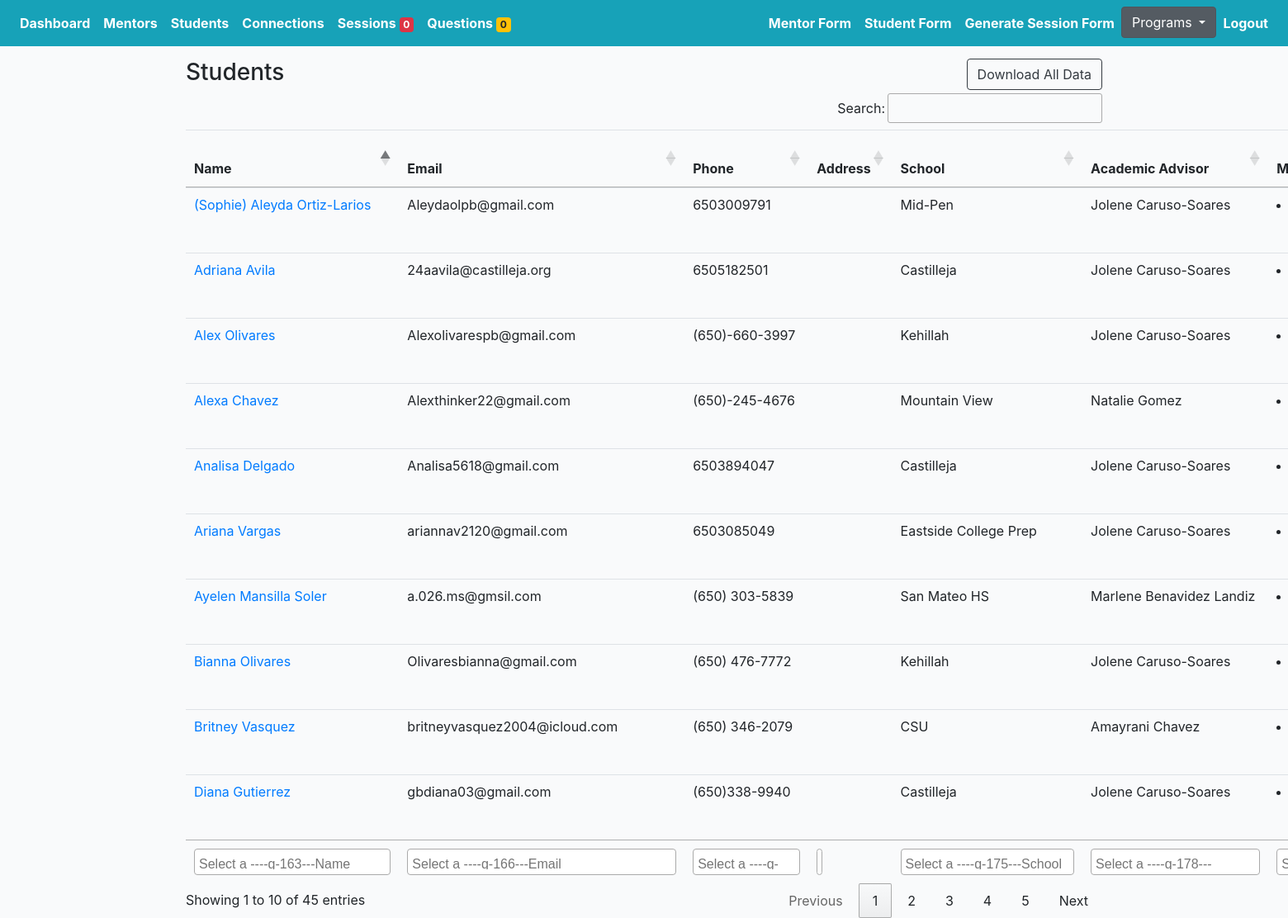
The app's page /mentoring/students/ (signed in) with its own data.
### mprofiles/models.py (models this page shows, shortened)
class Student(models.Model):
    avatar = models.ImageField(default='avatar.png', upload_to='avatars/')
    first_name = models.CharField(max_length=200, blank=True)
    last_name = models.CharField(max_length=200, blank=True)
    email = models.EmailField(max_length=200, blank=True)
    phone = models.CharField(max_length=200, blank=True)
    address = models.CharField(max_length=200, blank=True)
    grade = models.CharField(max_length=200, blank=True)
    school = models.CharField(max_length=200, blank=True)
    academic_advisor = models.ForeignKey(Academicadvisor, null=True, blank=True, on_delete=models.CASCADE, related_name='academic_advisor')
    academic_advisor_email = models.EmailField(max_length=200, blank=True)
    reason = models.TextField(null=True, blank=True, max_length=1000)
    know = models.TextField(null=True, blank=True, max_length=1000)
    question1 = models.CharField(max_length=200, choices=QUESTION_CHOICES)
    answer1 = models.TextField(null=True, blank=True, max_length=1000)
    question2 = models.CharField(max_length=200, choices=QUESTION_CHOICES)
    answer2 = models.TextField(null=True, blank=True, max_length=1000)
    prefer_sex = models.CharField(max_length=200, choices=GENDER_CHOICES)
    geographical = models.CharField(max_length=200, choices=GEOGRAPHICAL_CHOICES)
    commit = models.CharField(null=True, blank=True, max_length=200, choices=YES_NO)
    available = models.CharField(null=True, blank=True, max_length=200, choices=YES_NO)
    seminar = models.CharField(null=True, blank=True, max_length=200, choices=YES_NO)
    understand = models.CharField(null=True, blank=True, max_length=200, choices=YES_NO)
    signature = models.CharField(null=True, blank=True, max_length=200, choices=YES_NO)
    updated = models.DateTimeField(auto_now=True)
    created = models.DateTimeField(auto_now_add=True)
    slug = models.SlugField(unique=True, blank=True)
    flag = models.BooleanField(default=False)
    note = models.TextField(null=True, blank=True, max_length=1000)
    status = models.CharField(null=True, blank=True, max_length=200, choices=PROFILE_STATUS, default='active')
    def get_absolute_url(self):
        return reverse("mprofiles:student-profiles-detail", kwargs={"slug": self.slug})
    def get_friends(self):
        return self.mentors.all()
    __initial_first_name = None
    __initial_last_name = None
    def __init__(self, *args, **kwargs):
        super().__init__(*args, **kwargs)
        self.__initial_first_name = self.first_name
        self.__initial_last_name = self.last_name

class Academicadvisor(models.Model):
    name = models.CharField(max_length=200, blank=True)
    email = models.EmailField(max_length=200, blank=True)
    def __str__(self):
        return self.name

### mprofiles/views.py (the view)
# urls.py: path('students/', StudentProfileListView.as_view(), name='student-profiles-list'),
@method_decorator(login_required, name='dispatch')
@method_decorator(allowed_users(allowed_roles=['mentor', 'admin']), name='dispatch')
class StudentProfileListView(ListView):
    model = Student
    template_name = 'mentor/student-profile-list.html'
    def get_queryset(self):
        qs = Student.objects.all()
        return qs

### cprofiles/context_processors.py (called while the page is built)
def choice_question(request):
    if(request.user.id):
        choice_unanswered_question_num = Question.objects.filter(status="UNANSWERED").count()
        choice_session_flag_num = Session.objects.filter(flag=True).count()
        return {
            'choice_unanswered_question_num' : choice_unanswered_question_num,
            'choice_session_flag_num' : choice_session_flag_num
        }
    return {}

### middleschool/context_processors.py (called while the page is built)
def middle_school_question(request):
    if(request.user.id):
        middle_school_unanswered_question_num = Question.objects.filter(status="UNANSWERED").count()
        middle_school_session_flag_num = Session.objects.filter(flag=True).count()
        return {
            'middle_school_unanswered_question_num' : middle_school_unanswered_question_num,
            'middle_school_session_flag_num' : middle_school_session_flag_num
        }
    return {}

### mprofiles/context_processors.py (called while the page is built)
def mentor_question(request):
    if(request.user.id):
        mentor_unanswered_question_num = Question.objects.filter(status="UNANSWERED").count()
        mentor_session_flag_num = Session.objects.filter(flag=True).count()
        return {
            'mentor_unanswered_question_num' : mentor_unanswered_question_num,
            'mentor_session_flag_num' : mentor_session_flag_num
        }
    return {}

### profiles/context_processors.py (called while the page is built)
def high_school_question(request):
    if(request.user.id):
        high_school_unanswered_question_num = Question.objects.filter(status="UNANSWERED").count()
        high_school_session_flag_num = Session.objects.filter(flag=True).count()
        return {
            'high_school_unanswered_question_num' : high_school_unanswered_question_num,
            'high_school_session_flag_num' : high_school_session_flag_num
        }
    return {}

### templates/mentor/student-profile-list.html (shortened to what this page needs)
{% extends 'mbase.html' %}
{% load static %}
{% block stylesheet %}{% static '/css/my_invites.css' %}{% endblock %}
{% block content %}
<div class="row">
    <div class="col-auto mr-auto">
        <h3>Students</h3>
    </div>
    <div class="col-auto">
        <div class="btn-group" role="group" aria-label="Basic example">
            <form action="{% url 'mprofiles:export-mentoring-student-list' %}" method="POST">
                <button type="submit" class="btn btn-outline-dark">Download All Data</button>
            </form>
        </div>
    </div>
</div>
<div class="table-responsive-lg">
    <table id="myTable" class="table">
        <thead>
            <tr>
                <th scope="col">Name</th>
                <th scope="col" style = "width: 25%">Email</th>
                <th scope="col">Phone</th>
                <th scope="col">Address</th>
                <th scope="col">School</th>
                <th scope="col">Academic Advisor</th>
                <th scope="col">Mentor</th>
            </tr>
        </thead>
        <tfoot>
            <tr>
                <th>Name</th>
                <th style = "width:25%">Email</th>
                <th>Phone</th>
                <th>Address</th>
                <th>School</th>
                <th>Academic Advisor</th>
                <th>Mentor</th>
            </tr>
        </tfoot>
        <tbody>
            {% for obj in object_list %}
            <tr>
                <td><a href="{{obj.get_absolute_url}}">{{obj.first_name}} {{obj.last_name}}</a></td>
                <td>{{obj.email}}</td>
                <td>{{obj.phone}}</td>
                <td>{{obj.address}}</td>
                <td>{{obj.school}}</td>
                <td>{{obj.academic_advisor}}</td>
                <td>{% for friend in obj.get_friends %}<li>{{friend.first_name}} {{friend.last_name}} </li>{% endfor %}</td>
            </tr>
            {% endfor %}
        </tbody>
    </table>
</div>
{% endblock content %}

### core/static/css/base.css (style rules this page uses)
body { background:#FAFAFA; }

### core/static/css/my_invites.css (style rules this page uses)
body { margin-top:20px; background:#FAFAFA; }
body { background-color: #f9fafb; margin-top:0px; }

### records on screen
Student: first_name "Analisa", last_name "Delgado", email "Analisa5618@gmail.com", phone "6503894047", school "Castilleja", academic_advisor "Jolene Caruso-Soares"
Student: first_name "Alexa", last_name "Chavez", email "Alexthinker22@gmail.com", phone "(650)-245-4676", school "Mountain View", academic_advisor "Natalie Gomez"
Student: first_name "Britney", last_name "Vasquez", email "britneyvasquez2004@icloud.com", phone "(650) 346-2079", school "CSU", academic_advisor "Amayrani Chavez"
Student: first_name "Ayelen", last_name "Mansilla Soler", email "a.026.ms@gmsil.com", phone "(650) 303-5839", school "San Mateo HS", academic_advisor "Marlene Benavidez Landiz"
Student: first_name "(Sophie) Aleyda", last_name "Ortiz-Larios", email "Aleydaolpb@gmail.com", phone "6503009791", school "Mid-Pen", academic_advisor "Jolene Caruso-Soares"
Student: first_name "Ariana", last_name "Vargas", email "ariannav2120@gmail.com", phone "6503085049", school "Eastside College Prep", academic_advisor "Jolene Caruso-Soares"
Student: first_name "Diana", last_name "Gutierrez", email "gbdiana03@gmail.com", phone "(650)338-9940", school "Castilleja", academic_advisor "Jolene Caruso-Soares"
Student: first_name "Bianna", last_name "Olivares", email "Olivaresbianna@gmail.com", phone "(650) 476-7772", school "Kehillah", academic_advisor "Jolene Caruso-Soares"
Student: first_name "Adriana", last_name "Avila", email "24aavila@castilleja.org", phone "6505182501", school "Castilleja", academic_advisor "Jolene Caruso-Soares"
Student: first_name "Alex", last_name "Olivares", email "Alexolivarespb@gmail.com", phone "(650)-660-3997", school "Kehillah", academic_advisor "Jolene Caruso-Soares"

### other values on screen
{{ mentor_session_flag_num }} "0"
{{ mentor_unanswered_question_num }} "0"
